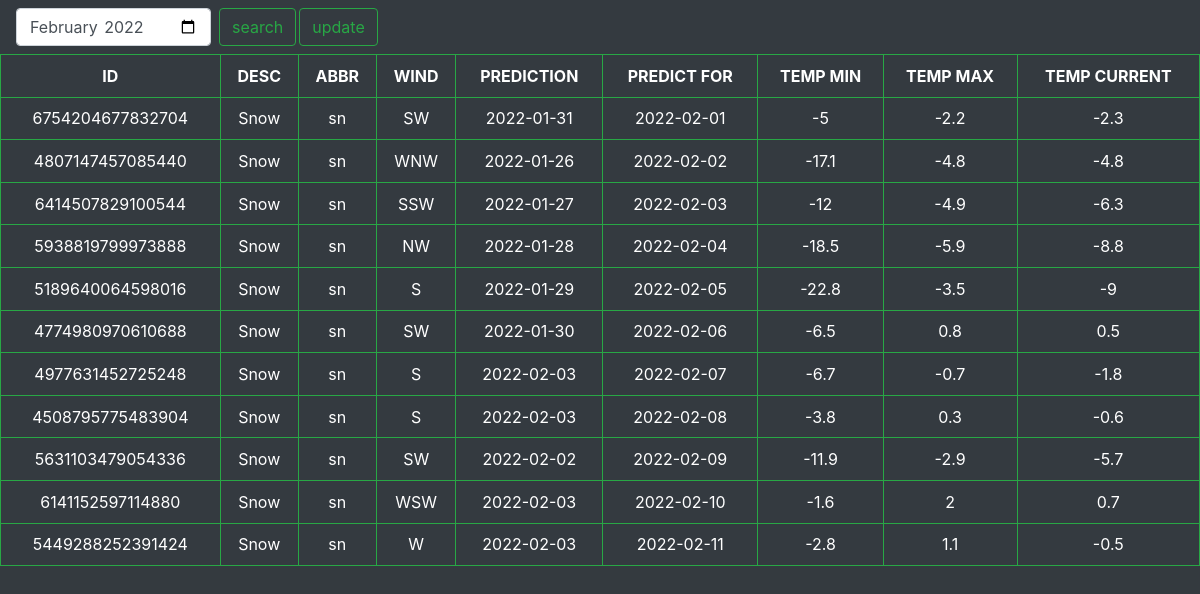
The page / on the database its author committed.
### tables this page shows
CREATE TABLE weather (
                                        id integer,
                                        weather_state_name text,
                                        weather_state_abbr text,
                                        wind_direction_compass text,
                                        created text,
                                        applicable_date text PRIMARY KEY,
                                        min_temp integer,
                                        max_temp integer,
                                        the_temp integer);

### run.py (the view, shortened to what this page needs)
@app.route("/", methods=["GET", "POST"])
def index():
    if request.method == "GET":
      date = time.strftime("%Y-%m")
      result = user_select(time.strftime("%Y-%m"))
      return render_template("index.html", data=result, cur_month=date)
    return render_template("index.html", data=result2, cur_month=userdate, showmodal=showmodal)

### db.py (called while the page is built)
def user_select(userdate):
    date=userdate
    conn = sqlite3.connect(dbfile)
    c = conn.cursor()
    result = c.execute("SELECT * FROM weather WHERE strftime('%Y-%m', applicable_date) = ? ORDER BY applicable_date ASC", (date,)).fetchall()
    conn.close()
    return(result)

### templates/index.html (shortened to what this page needs)
<!DOCTYPE html>
<html>
<link rel="stylesheet" href="https://cdn.jsdelivr.net/npm/bootstrap@4.6.1/dist/css/bootstrap.min.css">
<head>
</head>
<nav class="navbar navbar-dark bg-dark">
    <form action="{{ url_for('index') }}" method="post" class="form-inline my-2 my-lg-0">
     <input class="form-control mr-sm-2" type="month" id="start" name="update_month" value="{{cur_month}}"
       min="2016-01-01" max="2023-12-31">
      <input class="btn btn-outline-success my-2 my-sm-0" type ="submit" name="action" value="search">
      <input style="margin-left:3px" class="btn btn-outline-success my-2 my-sm-0" type ="submit" name="action" value="update">
    </form>
</nav>
<table class="table table-hover table-dark">
 <thead>
  <tr>
   <th>ID</th>
   <th>DESC</th>
   <th>ABBR</th>
   <th>WIND</th>
   <th>PREDICTION</th>
   <th>PREDICT FOR</th>
   <th>TEMP MIN</th>
   <th>TEMP MAX</th>
   <th>TEMP CURRENT</th>
   </tr>
   {% for row in data %}
        <tr>
        {% for d in row %}
            <td>{{ d }}</td>
        {% endfor %}
        </tr>
    {% endfor %}
</table>

### templates/index.html (style rules this page uses)
.table td, .table th { padding: 0.55rem !important; border: 1px solid #28a745 !important; }
.table-dark { vertical-align: middle !important; text-align: center !important; }

### rows shown on the page
weather: id "6754204677832704", weather_state_name "Snow", weather_state_abbr "sn", wind_direction_compass "SW", created "2022-01-31", applicable_date "2022-02-01", row "-5", max_temp "-2.2", the_temp "-2.3"
weather: id "4807147457085440", weather_state_name "Snow", weather_state_abbr "sn", wind_direction_compass "WNW", created "2022-01-26", applicable_date "2022-02-02", min_temp "-17.1", max_temp "-4.8", the_temp "-4.8"
weather: id "6414507829100544", weather_state_name "Snow", weather_state_abbr "sn", wind_direction_compass "SSW", created "2022-01-27", applicable_date "2022-02-03", min_temp "-12", max_temp "-4.9", the_temp "-6.3"
weather: id "5938819799973888", weather_state_name "Snow", weather_state_abbr "sn", wind_direction_compass "NW", created "2022-01-28", applicable_date "2022-02-04", min_temp "-18.5", max_temp "-5.9", the_temp "-8.8"
weather: id "5189640064598016", weather_state_name "Snow", weather_state_abbr "sn", row "S", created "2022-01-29", applicable_date "2022-02-05", min_temp "-22.8", max_temp "-3.5", the_temp "-9"
weather: id "4774980970610688", weather_state_name "Snow", weather_state_abbr "sn", wind_direction_compass "SW", created "2022-01-30", applicable_date "2022-02-06", min_temp "-6.5", max_temp "0.8", the_temp "0.5"
weather: id "4977631452725248", weather_state_name "Snow", weather_state_abbr "sn", row "S", created "2022-02-03", applicable_date "2022-02-07", min_temp "-6.7", max_temp "-0.7", the_temp "-1.8"
weather: id "4508795775483904", weather_state_name "Snow", weather_state_abbr "sn", row "S", created "2022-02-03", applicable_date "2022-02-08", min_temp "-3.8", max_temp "0.3", the_temp "-0.6"
weather: id "5631103479054336", weather_state_name "Snow", weather_state_abbr "sn", wind_direction_compass "SW", created "2022-02-02", applicable_date "2022-02-09", min_temp "-11.9", max_temp "-2.9", the_temp "-5.7"
weather: id "6141152597114880", weather_state_name "Snow", weather_state_abbr "sn", wind_direction_compass "WSW", created "2022-02-03", applicable_date "2022-02-10", min_temp "-1.6", row "2", the_temp "0.7"
weather: id "5449288252391424", weather_state_name "Snow", weather_state_abbr "sn", row "W", created "2022-02-03", applicable_date "2022-02-11", min_temp "-2.8", max_temp "1.1", the_temp "-0.5"
